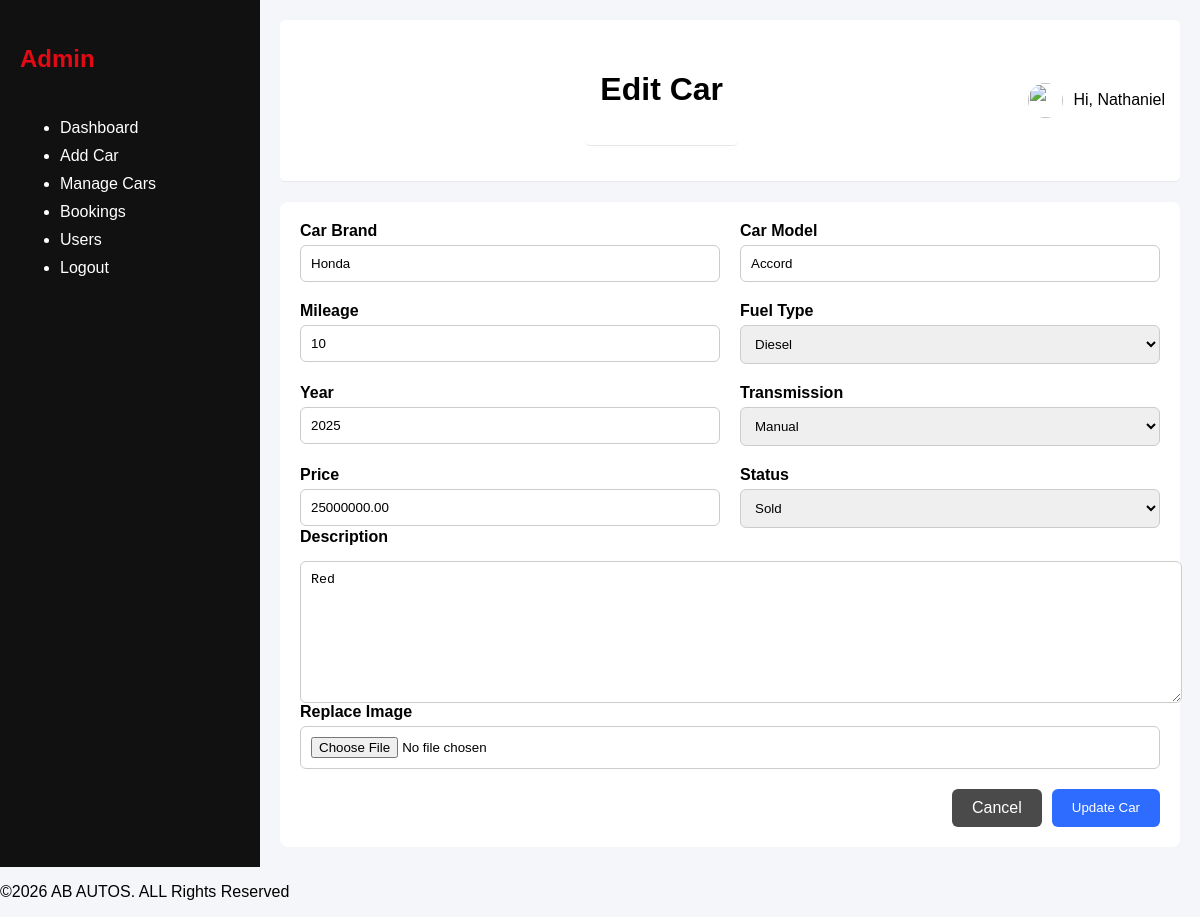
The page /admin/edit_car.php?id=2 (signed in) on the database its author committed.
### tables this page shows
CREATE TABLE `cars` (
  `id` int(11) NOT NULL,
  `brand` varchar(50) DEFAULT NULL,
  `model` varchar(50) DEFAULT NULL,
  `year` year(4) DEFAULT NULL,
  `price` decimal(12,2) DEFAULT NULL,
  `mileage` int(11) DEFAULT NULL,
  `fuel_type` enum('petrol','diesel','electric','hybrid') DEFAULT NULL,
  `transmission` enum('manual','automatic') DEFAULT NULL,
  `description` text DEFAULT NULL,
  `status` enum('available','reserved','sold') DEFAULT 'available',
  `created_at` timestamp NOT NULL DEFAULT current_timestamp(),
  `image` text DEFAULT NULL
);

### admin/edit_car.php (the view, shortened to what this page needs)
<?php
$mysqli = get_mysqli();
$id=(int)$_GET['id'];
$stmt= $mysqli->prepare("SELECT * FROM cars WHERE id = ?");
$stmt->bind_param("i", $id);
$stmt->execute();
$result = $stmt->get_result();
$car = $result->fetch_assoc();
?>
<div class="form-container">
    <form action="../controllers/CarController.php" method="POST" enctype="multipart/form-data">
        <div class="form-grid">
            <div class="form-group">
                <label for="">Car Brand</label>
                <input type="text" name="brand" value="<?= htmlspecialchars($car['brand'])?>" required>
            </div>
             <div class="form-group">
                <label for="">Car Model</label>
                <input type="text" name="model" value="<?= htmlspecialchars($car['model'])?>" required>
            </div>
             <div class="form-group">
                <label for="">Mileage</label>
                <input type="text" name="mileage" value="<?= $car['mileage']?>" required>
            </div>
            <div class="form-group">
                <label for="">Fuel Type</label>
                <select name="fuel_type" id="">
                    <option value="diesel"<?= $car['fuel_type'] == 'diesel' ? 'selected' : '' ?>>Diesel</option>
                </select>
            </div>
            <div class="form-group">
                <label for="">Year</label>
                <input type="number" name="year" value="<?= $car['year'] ?>">
            </div>
            <div class="form-group">
                <label for="">Transmission</label>
                <select name="transmission" id="">
                    <option value="manual"<?= $car['transmission'] == 'manual' ? 'selected' : '' ?>>Manual</option>
                </select>
            </div>
            <div class="form-group">
                <label>Price</label>
                <input type="number" name="price" value="<?= $car['price'] ?>" required>
            </div>
            <div class="form-group">
                <label>Status</label>
                <select name="status">
                    <option value="sold" <?= $car['status'] == 'sold' ? 'selected' : '' ?>>Sold</option>
                </select>
            </div>
        </div>
        <div class="form-group">
            <label>Description</label>
            <textarea name="description"><?= htmlspecialchars($car['description'] ?? '') ?></textarea>
        </div>
        <div class="form-group">
            <label>Replace Image</label>
            <input type="file" name="image">
        </div>
        <div class="form-actions">
            <a href="manage_car.php" class="btn cancel">Cancel</a>
            <button type="submit" name="update_car" class="btn primary">Update Car</button>
        </div>
    </form>
</div>
<?php
include("layout.php");
?>

### public/assets/css/admin.css (style rules this page uses)
body { margin: 0; font-family: Arial; background: #f5f6fa; }
.form-container { background: white; padding: 20px; border-radius: 8px; }
.form-grid { display: grid; grid-template-columns: 1fr 1fr; gap: 20px; }
.form-group { display: flex; flex-direction: column; }
.form-group label { margin-bottom: 5px; font-weight: bold; }
.form-group input, .form-group select, .form-group textarea { padding: 10px; border: 1px solid #ccc; border-radius: 6px; }
textarea { width: 100%; min-height: 120px; margin-top: 10px; }
.form-actions { margin-top: 20px; display: flex; justify-content: flex-end; gap: 10px; }
.btn { padding: 10px 20px; border-radius: 6px; text-decoration: none; border: none; cursor: pointer; }
.btn.primary { background: #2e6cff; color: white; }
.btn.cancel { background: #4b4a4a; color: white; }

### rows shown on the page
cars: brand "Honda", model "Accord", mileage "10", fuel_type "Diesel", year "2025", transmission "Manual", price "25000000.00", status "Sold", description "Red"

### other values the page prints
$page_title "Edit Car"
$_SESSION['user_name'] "Nathaniel"
